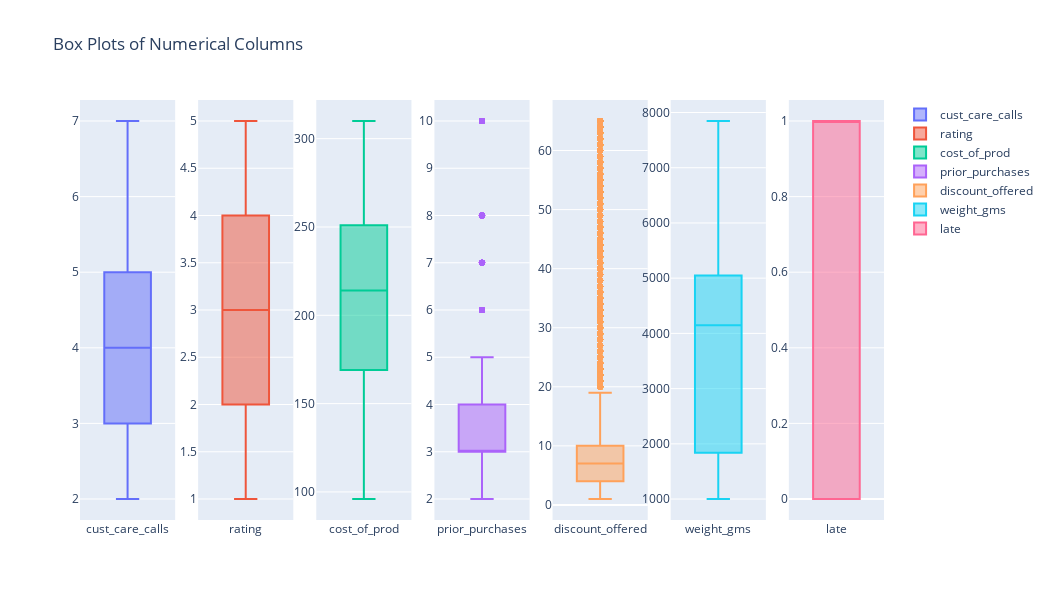

This figure's notebook cell:
### Markdown cell above
#### Boxplot

### Code cell
fig = make_subplots(rows=1, cols=len(nums))

for i, column in enumerate(nums, start=1):
    fig.add_trace(go.Box(y=df[column], name=column), row=1, col=i)

fig.update_layout(height=600, width=150*len(nums), title_text='Box Plots of Numerical Columns')

### Figure 1 — Plotly figure (JSON) as saved in the notebook; plotly's stock layout.template omitted (floating-point values rounded to 4 significant figures; data arrays with more than 128 entries replaced by an {"elided": "..."} marker saying what was removed)
{"data": [{"name": "cust_care_calls", "type": "box", "xaxis": "x", "y": {"elided": "10999 int values"}, "yaxis": "y"}, {"name": "rating", "type": "box", "xaxis": "x2", "y": {"elided": "10999 int values"}, "yaxis": "y2"}, {"name": "cost_of_prod", "type": "box", "xaxis": "x3", "y": {"elided": "10999 int values"}, "yaxis": "y3"}, {"name": "prior_purchases", "type": "box", "xaxis": "x4", "y": {"elided": "10999 int values"}, "yaxis": "y4"}, {"name": "discount_offered", "type": "box", "xaxis": "x5", "y": {"elided": "10999 int values"}, "yaxis": "y5"}, {"name": "weight_gms", "type": "box", "xaxis": "x6", "y": {"elided": "10999 int values"}, "yaxis": "y6"}, {"name": "late", "type": "box", "xaxis": "x7", "y": {"elided": "10999 int values"}, "yaxis": "y7"}], "layout": {"height": 600, "title": {"text": "Box Plots of Numerical Columns"}, "width": 1050, "xaxis": {"anchor": "y", "domain": [0, 0.1184]}, "xaxis2": {"anchor": "y2", "domain": [0.1469, 0.2653]}, "xaxis3": {"anchor": "y3", "domain": [0.2939, 0.4122]}, "xaxis4": {"anchor": "y4", "domain": [0.4408, 0.5592]}, "xaxis5": {"anchor": "y5", "domain": [0.5878, 0.7061]}, "xaxis6": {"anchor": "y6", "domain": [0.7347, 0.8531]}, "xaxis7": {"anchor": "y7", "domain": [0.8816, 1.0]}, "yaxis": {"anchor": "x", "domain": [0, 1]}, "yaxis2": {"anchor": "x2", "domain": [0, 1]}, "yaxis3": {"anchor": "x3", "domain": [0, 1]}, "yaxis4": {"anchor": "x4", "domain": [0, 1]}, "yaxis5": {"anchor": "x5", "domain": [0, 1]}, "yaxis6": {"anchor": "x6", "domain": [0, 1]}, "yaxis7": {"anchor": "x7", "domain": [0, 1]}}}
